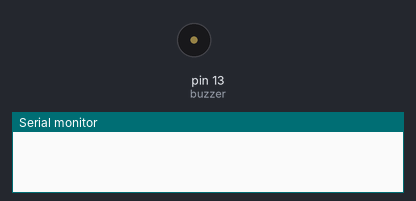
Recording of a sketch running on a simulated Arduino Uno, built with avr-gcc and run on an emulated ATmega328P. On the bench: buzzer (waves = sounding), the last lines printed to the serial monitor.

Above: at 0.6 s.
At 5.1 s:
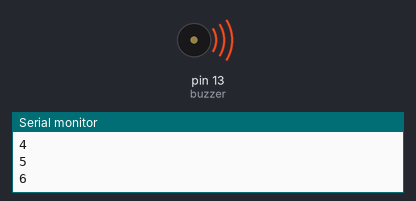
Timing chart, 0 to 5.8 s (numbered marks = the images above):
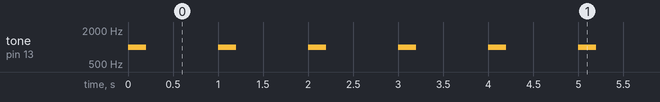

Measured:
- by itself, tone on pin 13 (buzzer): repeats every 2.5 s: 1000 Hz 0.20 s, silent 0.30 s, 1000 Hz 0.20 s, silent 0.80 s, 1000 Hz 0.20 s, silent 0.80 s

The sketch:

sketch_jan03a.ino
```cpp
int buzzer=13;
int i=1;
void setup() {
  // put your setup code here, to run once:
  Serial.begin(9600);
  pinMode(buzzer,OUTPUT);
}

void loop() {
  // put your main code here, to run repeatedly:
  tone(buzzer, 1000, 200);
  i+=1;
  delay(1000);
  noTone(buzzer);
  while(i>10){
  tone(buzzer, 1000, 200);
  delay(500);
  noTone(buzzer);
  i-=2;
}
Serial.println(i);
}
```
